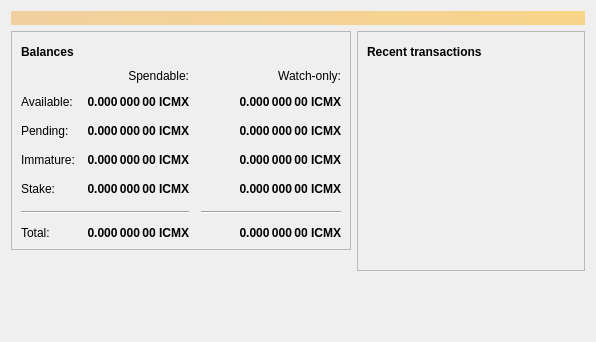
<?xml version="1.0" encoding="UTF-8"?>
<ui version="4.0">
 <class>OverviewPage</class>
 <widget class="QWidget" name="OverviewPage">
  <property name="geometry">
   <rect>
    <x>0</x>
    <y>0</y>
    <width>596</width>
    <height>342</height>
   </rect>
  </property>
  <property name="windowTitle">
   <string>Form</string>
  </property>
  <layout class="QVBoxLayout" name="topLayout">
   <item>
    <widget class="QLabel" name="labelAlerts">
     <property name="visible">
      <bool>false</bool>
     </property>
     <property name="styleSheet">
      <string notr="true">QLabel { background-color: qlineargradient(x1: 0, y1: 0, x2: 1, y2: 0, stop:0 #F0D0A0, stop:1 #F8D488); color:#000000; }</string>
     </property>
     <property name="wordWrap">
      <bool>true</bool>
     </property>
     <property name="margin">
      <number>3</number>
     </property>
     <property name="textInteractionFlags">
      <set>Qt::TextSelectableByMouse</set>
     </property>
    </widget>
   </item>
   <item>
    <layout class="QHBoxLayout" name="horizontalLayout" stretch="1,1">
     <item>
      <layout class="QVBoxLayout" name="verticalLayout_2">
       <item>
        <widget class="QFrame" name="frame">
         <property name="frameShape">
          <enum>QFrame::StyledPanel</enum>
         </property>
         <property name="frameShadow">
          <enum>QFrame::Raised</enum>
         </property>
         <layout class="QVBoxLayout" name="verticalLayout_4">
          <item>
           <layout class="QHBoxLayout" name="horizontalLayout_4">
            <item>
             <widget class="QLabel" name="label_5">
              <property name="font">
               <font>
                <weight>75</weight>
                <bold>true</bold>
               </font>
              </property>
              <property name="text">
               <string>Balances</string>
              </property>
             </widget>
            </item>
            <item>
             <widget class="QPushButton" name="labelWalletStatus">
              <property name="enabled">
               <bool>true</bool>
              </property>
              <property name="maximumSize">
               <size>
                <width>30</width>
                <height>16777215</height>
               </size>
              </property>
              <property name="toolTip">
               <string>The displayed information may be out of date. Your wallet automatically synchronizes with the Icomex network after a connection is established, but this process has not completed yet.</string>
              </property>
              <property name="text">
               <string/>
              </property>
              <property name="icon">
               <iconset resource="../icomex.qrc">
                <normaloff>:/icons/warning</normaloff>
                <disabledoff>:/icons/warning</disabledoff>:/icons/warning</iconset>
              </property>
              <property name="iconSize">
               <size>
                <width>24</width>
                <height>24</height>
               </size>
              </property>
              <property name="flat">
               <bool>true</bool>
              </property>
             </widget>
            </item>
            <item>
             <spacer name="horizontalSpacer_3">
              <property name="orientation">
               <enum>Qt::Horizontal</enum>
              </property>
              <property name="sizeHint" stdset="0">
               <size>
                <width>40</width>
                <height>20</height>
               </size>
              </property>
             </spacer>
            </item>
           </layout>
          </item>
          <item>
           <layout class="QGridLayout" name="gridLayout">
            <property name="spacing">
             <number>12</number>
            </property>
            <item row="2" column="2">
             <widget class="QLabel" name="labelWatchPending">
              <property name="font">
               <font>
                <weight>75</weight>
                <bold>true</bold>
               </font>
              </property>
              <property name="cursor">
               <cursorShape>IBeamCursor</cursorShape>
              </property>
              <property name="toolTip">
               <string>Unconfirmed transactions to watch-only addresses</string>
              </property>
              <property name="text">
               <string notr="true">0.000 000 00 ICMX</string>
              </property>
              <property name="alignment">
               <set>Qt::AlignRight|Qt::AlignTrailing|Qt::AlignVCenter</set>
              </property>
              <property name="textInteractionFlags">
               <set>Qt::LinksAccessibleByMouse|Qt::TextSelectableByKeyboard|Qt::TextSelectableByMouse</set>
              </property>
             </widget>
            </item>
            <item row="2" column="1">
             <widget class="QLabel" name="labelUnconfirmed">
              <property name="font">
               <font>
                <weight>75</weight>
                <bold>true</bold>
               </font>
              </property>
              <property name="cursor">
               <cursorShape>IBeamCursor</cursorShape>
              </property>
              <property name="toolTip">
               <string>Total of transactions that have yet to be confirmed, and do not yet count toward the spendable balance</string>
              </property>
              <property name="text">
               <string notr="true">0.000 000 00 ICMX</string>
              </property>
              <property name="alignment">
               <set>Qt::AlignRight|Qt::AlignTrailing|Qt::AlignVCenter</set>
              </property>
              <property name="textInteractionFlags">
               <set>Qt::LinksAccessibleByMouse|Qt::TextSelectableByKeyboard|Qt::TextSelectableByMouse</set>
              </property>
             </widget>
            </item>
            <item row="3" column="2">
             <widget class="QLabel" name="labelWatchImmature">
              <property name="font">
               <font>
                <weight>75</weight>
                <bold>true</bold>
               </font>
              </property>
              <property name="cursor">
               <cursorShape>IBeamCursor</cursorShape>
              </property>
              <property name="toolTip">
               <string>Mined balance in watch-only addresses that has not yet matured</string>
              </property>
              <property name="text">
               <string notr="true">0.000 000 00 ICMX</string>
              </property>
              <property name="alignment">
               <set>Qt::AlignRight|Qt::AlignTrailing|Qt::AlignVCenter</set>
              </property>
              <property name="textInteractionFlags">
               <set>Qt::LinksAccessibleByMouse|Qt::TextSelectableByKeyboard|Qt::TextSelectableByMouse</set>
              </property>
             </widget>
            </item>
            <item row="5" column="0" colspan="2">
             <widget class="Line" name="line">
              <property name="orientation">
               <enum>Qt::Horizontal</enum>
              </property>
             </widget>
            </item>
            <item row="5" column="2">
             <widget class="Line" name="lineWatchBalance">
              <property name="sizePolicy">
               <sizepolicy hsizetype="Preferred" vsizetype="Fixed">
                <horstretch>0</horstretch>
                <verstretch>0</verstretch>
               </sizepolicy>
              </property>
              <property name="minimumSize">
               <size>
                <width>140</width>
                <height>0</height>
               </size>
              </property>
              <property name="orientation">
               <enum>Qt::Horizontal</enum>
              </property>
             </widget>
            </item>
            <item row="6" column="0">
             <widget class="QLabel" name="labelTotalText">
              <property name="text">
               <string>Total:</string>
              </property>
             </widget>
            </item>
            <item row="3" column="1">
             <widget class="QLabel" name="labelImmature">
              <property name="font">
               <font>
                <weight>75</weight>
                <bold>true</bold>
               </font>
              </property>
              <property name="cursor">
               <cursorShape>IBeamCursor</cursorShape>
              </property>
              <property name="toolTip">
               <string>Mined balance that has not yet matured</string>
              </property>
              <property name="text">
               <string notr="true">0.000 000 00 ICMX</string>
              </property>
              <property name="alignment">
               <set>Qt::AlignRight|Qt::AlignTrailing|Qt::AlignVCenter</set>
              </property>
              <property name="textInteractionFlags">
               <set>Qt::LinksAccessibleByMouse|Qt::TextSelectableByKeyboard|Qt::TextSelectableByMouse</set>
              </property>
             </widget>
            </item>
            <item row="2" column="3">
             <spacer name="horizontalSpacer_2">
              <property name="orientation">
               <enum>Qt::Horizontal</enum>
              </property>
              <property name="sizeHint" stdset="0">
               <size>
                <width>40</width>
                <height>20</height>
               </size>
              </property>
             </spacer>
            </item>
            <item row="3" column="0">
             <widget class="QLabel" name="labelImmatureText">
              <property name="text">
               <string>Immature:</string>
              </property>
             </widget>
            </item>
            <item row="4" column="1">
             <widget class="QLabel" name="labelStake">
              <property name="font">
               <font>
                <weight>75</weight>
                <bold>true</bold>
               </font>
              </property>
              <property name="cursor">
               <cursorShape>IBeamCursor</cursorShape>
              </property>
              <property name="toolTip">
               <string>Stake</string>
              </property>
              <property name="text">
               <string notr="true">0.000 000 00 ICMX</string>
              </property>
              <property name="alignment">
               <set>Qt::AlignRight|Qt::AlignTrailing|Qt::AlignVCenter</set>
              </property>
              <property name="textInteractionFlags">
               <set>Qt::LinksAccessibleByMouse|Qt::TextSelectableByKeyboard|Qt::TextSelectableByMouse</set>
              </property>
             </widget>
            </item>
            <item row="4" column="3">
             <spacer name="horizontalSpacer_4">
              <property name="orientation">
               <enum>Qt::Horizontal</enum>
              </property>
              <property name="sizeHint" stdset="0">
               <size>
                <width>40</width>
                <height>20</height>
               </size>
              </property>
             </spacer>
            </item>
            <item row="4" column="0">
             <widget class="QLabel" name="labelStakeText">
              <property name="text">
                <string>Stake:</string>
              </property>
             </widget>
            </item>
            <item row="4" column="2">
             <widget class="QLabel" name="labelWatchStake">
              <property name="font">
               <font>
                <weight>75</weight>
                <bold>true</bold>
               </font>
              </property>
              <property name="cursor">
               <cursorShape>IBeamCursor</cursorShape>
              </property>
              <property name="toolTip">
               <string>Watch Stake</string>
              </property>
              <property name="text">
               <string notr="true">0.000 000 00 ICMX</string>
              </property>
              <property name="alignment">
               <set>Qt::AlignRight|Qt::AlignTrailing|Qt::AlignVCenter</set>
              </property>
              <property name="textInteractionFlags">
               <set>Qt::LinksAccessibleByMouse|Qt::TextSelectableByKeyboard|Qt::TextSelectableByMouse</set>
              </property>
             </widget>
            </item>
            <item row="6" column="1">
             <widget class="QLabel" name="labelTotal">
              <property name="font">
               <font>
                <weight>75</weight>
                <bold>true</bold>
               </font>
              </property>
              <property name="cursor">
               <cursorShape>IBeamCursor</cursorShape>
              </property>
              <property name="toolTip">
               <string>Your current total balance</string>
              </property>
              <property name="text">
               <string notr="true">0.000 000 00 ICMX</string>
              </property>
              <property name="alignment">
               <set>Qt::AlignRight|Qt::AlignTrailing|Qt::AlignVCenter</set>
              </property>
              <property name="textInteractionFlags">
               <set>Qt::LinksAccessibleByMouse|Qt::TextSelectableByKeyboard|Qt::TextSelectableByMouse</set>
              </property>
             </widget>
            </item>
            <item row="6" column="2">
             <widget class="QLabel" name="labelWatchTotal">
              <property name="font">
               <font>
                <weight>75</weight>
                <bold>true</bold>
               </font>
              </property>
              <property name="cursor">
               <cursorShape>IBeamCursor</cursorShape>
              </property>
              <property name="toolTip">
               <string>Current total balance in watch-only addresses</string>
              </property>
              <property name="text">
               <string notr="true">0.000 000 00 ICMX</string>
              </property>
              <property name="alignment">
               <set>Qt::AlignRight|Qt::AlignTrailing|Qt::AlignVCenter</set>
              </property>
              <property name="textInteractionFlags">
               <set>Qt::LinksAccessibleByMouse|Qt::TextSelectableByKeyboard|Qt::TextSelectableByMouse</set>
              </property>
             </widget>
            </item>
            <item row="0" column="2">
             <widget class="QLabel" name="labelWatchonly">
              <property name="text">
               <string>Watch-only:</string>
              </property>
              <property name="alignment">
               <set>Qt::AlignRight|Qt::AlignTrailing|Qt::AlignVCenter</set>
              </property>
             </widget>
            </item>
            <item row="1" column="0">
             <widget class="QLabel" name="labelBalanceText">
              <property name="text">
               <string>Available:</string>
              </property>
             </widget>
            </item>
            <item row="1" column="1">
             <widget class="QLabel" name="labelBalance">
              <property name="font">
               <font>
                <weight>75</weight>
                <bold>true</bold>
               </font>
              </property>
              <property name="cursor">
               <cursorShape>IBeamCursor</cursorShape>
              </property>
              <property name="toolTip">
               <string>Your current spendable balance</string>
              </property>
              <property name="text">
               <string notr="true">0.000 000 00 ICMX</string>
              </property>
              <property name="alignment">
               <set>Qt::AlignRight|Qt::AlignTrailing|Qt::AlignVCenter</set>
              </property>
              <property name="textInteractionFlags">
               <set>Qt::LinksAccessibleByMouse|Qt::TextSelectableByKeyboard|Qt::TextSelectableByMouse</set>
              </property>
             </widget>
            </item>
            <item row="1" column="2">
             <widget class="QLabel" name="labelWatchAvailable">
              <property name="font">
               <font>
                <weight>75</weight>
                <bold>true</bold>
               </font>
              </property>
              <property name="cursor">
               <cursorShape>IBeamCursor</cursorShape>
              </property>
              <property name="toolTip">
               <string>Your current balance in watch-only addresses</string>
              </property>
              <property name="text">
               <string notr="true">0.000 000 00 ICMX</string>
              </property>
              <property name="alignment">
               <set>Qt::AlignRight|Qt::AlignTrailing|Qt::AlignVCenter</set>
              </property>
              <property name="textInteractionFlags">
               <set>Qt::LinksAccessibleByMouse|Qt::TextSelectableByKeyboard|Qt::TextSelectableByMouse</set>
              </property>
             </widget>
            </item>
            <item row="2" column="0">
             <widget class="QLabel" name="labelPendingText">
              <property name="text">
               <string>Pending:</string>
              </property>
             </widget>
            </item>
            <item row="0" column="1">
             <widget class="QLabel" name="labelSpendable">
              <property name="text">
               <string>Spendable:</string>
              </property>
              <property name="alignment">
               <set>Qt::AlignRight|Qt::AlignTrailing|Qt::AlignVCenter</set>
              </property>
             </widget>
            </item>
           </layout>
          </item>
         </layout>
        </widget>
       </item>
       <item>
        <spacer name="verticalSpacer">
         <property name="orientation">
          <enum>Qt::Vertical</enum>
         </property>
         <property name="sizeHint" stdset="0">
          <size>
           <width>20</width>
           <height>40</height>
          </size>
         </property>
        </spacer>
       </item>
      </layout>
     </item>
     <item>
      <layout class="QVBoxLayout" name="verticalLayout_3">
       <item>
        <widget class="QFrame" name="frame_2">
         <property name="frameShape">
          <enum>QFrame::StyledPanel</enum>
         </property>
         <property name="frameShadow">
          <enum>QFrame::Raised</enum>
         </property>
         <layout class="QVBoxLayout" name="verticalLayout">
          <item>
           <layout class="QHBoxLayout" name="horizontalLayout_2">
            <item>
             <widget class="QLabel" name="label_4">
              <property name="font">
               <font>
                <weight>75</weight>
                <bold>true</bold>
               </font>
              </property>
              <property name="text">
               <string>Recent transactions</string>
              </property>
             </widget>
            </item>
            <item>
             <widget class="QPushButton" name="labelTransactionsStatus">
              <property name="enabled">
               <bool>true</bool>
              </property>
              <property name="maximumSize">
               <size>
                <width>30</width>
                <height>16777215</height>
               </size>
              </property>
              <property name="toolTip">
               <string>The displayed information may be out of date. Your wallet automatically synchronizes with the Icomex network after a connection is established, but this process has not completed yet.</string>
              </property>
              <property name="text">
               <string/>
              </property>
              <property name="icon">
               <iconset resource="../icomex.qrc">
                <normaloff>:/icons/warning</normaloff>
                <disabledoff>:/icons/warning</disabledoff>:/icons/warning</iconset>
              </property>
              <property name="iconSize">
               <size>
                <width>24</width>
                <height>24</height>
               </size>
              </property>
              <property name="flat">
               <bool>true</bool>
              </property>
             </widget>
            </item>
            <item>
             <spacer name="horizontalSpacer">
              <property name="orientation">
               <enum>Qt::Horizontal</enum>
              </property>
              <property name="sizeHint" stdset="0">
               <size>
                <width>40</width>
                <height>20</height>
               </size>
              </property>
             </spacer>
            </item>
           </layout>
          </item>
          <item>
           <widget class="QListView" name="listTransactions">
            <property name="styleSheet">
             <string notr="true">QListView { background: transparent; }</string>
            </property>
            <property name="frameShape">
             <enum>QFrame::NoFrame</enum>
            </property>
            <property name="verticalScrollBarPolicy">
             <enum>Qt::ScrollBarAlwaysOff</enum>
            </property>
            <property name="horizontalScrollBarPolicy">
             <enum>Qt::ScrollBarAlwaysOff</enum>
            </property>
            <property name="selectionMode">
             <enum>QAbstractItemView::NoSelection</enum>
            </property>
           </widget>
          </item>
         </layout>
        </widget>
       </item>
       <item>
        <spacer name="verticalSpacer_2">
         <property name="orientation">
          <enum>Qt::Vertical</enum>
         </property>
         <property name="sizeHint" stdset="0">
          <size>
           <width>20</width>
           <height>40</height>
          </size>
         </property>
        </spacer>
       </item>
      </layout>
     </item>
    </layout>
   </item>
  </layout>
 </widget>
 <resources/>
 <connections/>
</ui>
